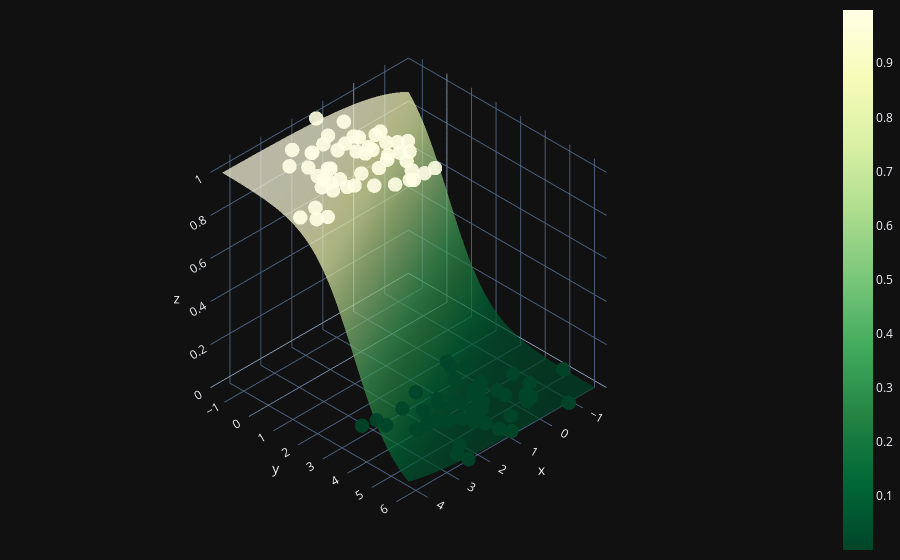

Notebook source saved alongside this figure:
### Code cell
import plotly.graph_objects as go

X0 = np.linspace(X[:, 0].min(), X[:, 0].max(), 100)
X1 = np.linspace(X[:, 1].min(), X[:, 1].max(), 100)
xx0, xx1 = np.meshgrid(X0, X1)
Z = W[0] * xx0 + W[1] * xx1 + b
A = 1 / (1 + np.exp(-Z))

fig = (go.Figure(data=[go.Surface(z=A, x=xx0, y=xx1, colorscale='YlGn', opacity = 0.7, reversescale=True)]))

fig.add_scatter3d(x=X[:, 0].flatten(), y=X[:, 1].flatten(), z=y.flatten(), mode='markers', marker=dict(size=5, color=y.flatten(), colorscale='YlGn', opacity = 0.9, reversescale=True))

fig.update_layout(template= "plotly_dark", margin=dict(l=0, r=0, b=0, t=0))
fig.layout.scene.camera.projection.type = "orthographic"
fig.show()

### Figure 1 — Plotly figure (JSON) as saved in the notebook; plotly's stock layout.template omitted (floating-point values rounded to 4 significant figures; data arrays with more than 128 entries replaced by an {"elided": "..."} marker saying what was removed)
{"data": [{"colorscale": [[0, "rgb(255,255,229)"], [0.125, "rgb(247,252,185)"], [0.25, "rgb(217,240,163)"], [0.375, "rgb(173,221,142)"], [0.5, "rgb(120,198,121)"], [0.625, "rgb(65,171,93)"], [0.75, "rgb(35,132,67)"], [0.875, "rgb(0,104,55)"], [1, "rgb(0,69,41)"]], "opacity": 0.7, "reversescale": true, "type": "surface", "x": {"elided": "100x100 float values"}, "y": {"elided": "100x100 float values"}, "z": {"elided": "100x100 float values"}}, {"marker": {"color": [1, 1, 0, 0, 1, 0, 0, 1, 0, 1, 0, 1, 0, 0, 1, 1, 1, 0, 1, 1, 0, 0, 1, 0, 1, 0, 1, 0, 0, 1, 1, 0, 1, 1, 1, 0, 1, 1, 0, 1, 0, 0, 0, 0, 1, 1, 1, 1, 0, 0, 1, 1, 0, 0, 0, 0, 0, 1, 1, 1, 1, 0, 0, 1, 0, 1, 0, 0, 1, 0, 0, 1, 1, 0, 0, 0, 1, 1, 0, 0, 1, 0, 0, 0, 0, 0, 1, 0, 1, 1, 1, 1, 1, 1, 0, 0, 1, 1, 0, 1], "colorscale": [[0, "rgb(255,255,229)"], [0.125, "rgb(247,252,185)"], [0.25, "rgb(217,240,163)"], [0.375, "rgb(173,221,142)"], [0.5, "rgb(120,198,121)"], [0.625, "rgb(65,171,93)"], [0.75, "rgb(35,132,67)"], [0.875, "rgb(0,104,55)"], [1, "rgb(0,69,41)"]], "opacity": 0.9, "reversescale": true, "size": 5}, "mode": "markers", "type": "scatter3d", "x": [4.219, 0.9078, -0.2765, 0.08848, 3.243, 1.442, 1.022, 3.978, 0.5889, 1.252, 0.6284, 1.686, 1.185, 0.06897, 1.787, 4.438, 3.182, 0.3038, 0.7394, 1.285, 1.131, 0.6647, 1.316, -0.1889, 2.579, 0.8731, 1.311, 0.9868, 1.42, 2.354, 2.432, 1.043, 0.9509, 2.451, 1.62, 2.155, 1.381, 1.987, 2.116, 0.564, -0.07228, 2.509, -0.73, 1.379, 0.8821, 2.222, 2.016, 1.701, -0.6539, 0.5731, 1.957, 0.7624, 2.465, 1.333, 3.246, 1.103, 2.859, 1.6, 2.976, 2.68, 1.419, 1.926, -0.09448, 2.728, 1.12, 1.557, 0.1055, 2.844, 3.155, 1.841, 1.289, 1.642, 3.923, 1.705, 0.1631, 0.3419, 1.021, 2.669, 0.4666, 0.9481, 1.194, 1.154, -0.2942, 1.737, 0.4655, 0.0808, 3.003, 2.207, 1.361, 2.632, 2.827, 2.912, 1.142, 1.055, 2.47, -1.577, 1.412, 3.005, -0.6376, 0.8298], "y": [2.234, 0.4598, 5.081, 2.323, 1.215, 2.768, 4.117, 2.378, 4.001, 0.2081, 4.46, 0.6583, 5.28, 4.356, 1.7, 1.842, -0.1823, 3.944, 0.4361, 1.437, 4.682, 4.36, 2.441, 5.205, 0.7261, 4.714, 0.07123, 6.09, 4.637, 2.224, -0.2017, 4.606, 0.9498, -0.1954, 2.747, 4.124, 0.9295, 2.611, 3.069, 1.337, 2.884, 5.773, 6.255, 3.619, 2.841, 1.533, -0.2704, -0.4773, 4.767, 5.526, 0.2342, 1.165, 6.2, 5.01, 2.849, 4.706, 2.956, 0.9151, 1.216, -0.7044, 1.574, 4.152, 5.358, 1.305, 5.758, 2.827, 3.725, 3.327, 1.553, 3.562, 3.45, 0.1502, 1.804, 4.433, 2.578, 3.941, 1.579, 1.82, 3.866, 4.732, 2.808, 3.902, 5.273, 4.425, 3.123, 4.691, 0.7427, 5.506, 0.748, 0.6894, 1.721, 0.2466, 2.015, -0.6471, 4.099, 4.957, -1.326, 0.9852, 4.091, 1.742], "z": [1, 1, 0, 0, 1, 0, 0, 1, 0, 1, 0, 1, 0, 0, 1, 1, 1, 0, 1, 1, 0, 0, 1, 0, 1, 0, 1, 0, 0, 1, 1, 0, 1, 1, 1, 0, 1, 1, 0, 1, 0, 0, 0, 0, 1, 1, 1, 1, 0, 0, 1, 1, 0, 0, 0, 0, 0, 1, 1, 1, 1, 0, 0, 1, 0, 1, 0, 0, 1, 0, 0, 1, 1, 0, 0, 0, 1, 1, 0, 0, 1, 0, 0, 0, 0, 0, 1, 0, 1, 1, 1, 1, 1, 1, 0, 0, 1, 1, 0, 1]}], "layout": {"margin": {"b": 0, "l": 0, "r": 0, "t": 0}, "scene": {"camera": {"projection": {"type": "orthographic"}}}}}
